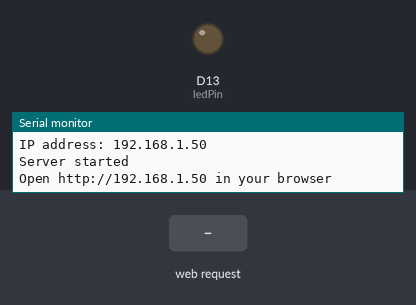
A program run on a simulated Arduino Uno R4 WiFi. Parts: output pins drawn as LEDs (lit = HIGH), the last lines printed to the serial monitor. The test bench sets the inputs (shaded band). WiFi joins after 1.5 s; servers stay silent unless stated.

Above: at 2.7 s.
2.8 s: HTTP request GET /led/on received
At 4.0 s:
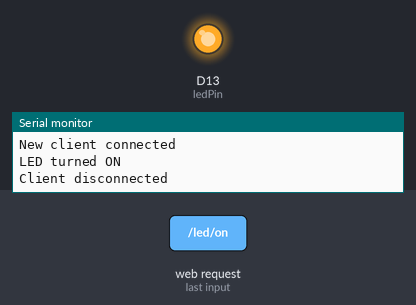
4.3 s: HTTP request GET /led/off received
At 5.3 s:
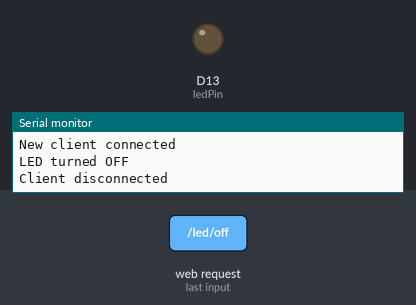
Timing chart, 0 to 7.3 s (numbered marks = the images above; inputs shaded):
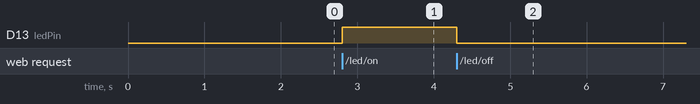

The program:

main.cpp
```cpp
/*
  Arduino Uno R4 WiFi - Simple Web Server Template

  This example creates a simple web server that:
  - Connects to WiFi
  - Serves a simple HTML page
  - Controls an LED via web interface

  Replace YOUR_SSID and YOUR_PASSWORD with your actual WiFi credentials
*/

#include <Arduino.h>
#include <WiFiS3.h>

// WiFi credentials - CHANGE THESE!
const char* ssid = "RobotHub";
const char* password = "robopass";

// Create WiFi server on port 80
WiFiServer server(80);

// LED pin (built-in LED)
const int ledPin = LED_BUILTIN;
bool ledState = false;

void setup() {
  // Initialize serial communication
  Serial.begin(9600);
  while (!Serial) {
    ; // Wait for serial port to connect
  }

  // Initialize LED pin
  pinMode(ledPin, OUTPUT);
  digitalWrite(ledPin, LOW);

  // Connect to WiFi
  Serial.print("Connecting to ");
  Serial.println(ssid);

  WiFi.begin(ssid, password);

  while (WiFi.status() != WL_CONNECTED) {
    delay(500);
    Serial.print(".");
  }

  Serial.println("");
  Serial.println("WiFi connected!");
  Serial.print("IP address: ");
  Serial.println(WiFi.localIP());

  // Start the server
  server.begin();
  Serial.println("Server started");
  Serial.print("Open http://");
  Serial.print(WiFi.localIP());
  Serial.println(" in your browser");
}

void loop() {
  // Listen for incoming clients
  WiFiClient client = server.available();

  if (client) {
    Serial.println("New client connected");
    String request = "";

    // Read the request
    while (client.connected()) {
      if (client.available()) {
        char c = client.read();
        request += c;

        // If we've reached the end of the line (received \n) and the request is complete
        if (c == '\n' && request.endsWith("\r\n\r\n")) {
          break;
        }
      }
    }

    // Process the request
    if (request.indexOf("GET /led/on") >= 0) {
      digitalWrite(ledPin, HIGH);
      ledState = true;
      Serial.println("LED turned ON");
    }
    else if (request.indexOf("GET /led/off") >= 0) {
      digitalWrite(ledPin, LOW);
      ledState = false;
      Serial.println("LED turned OFF");
    }

    // Send HTTP response
    client.println("HTTP/1.1 200 OK");
    client.println("Content-Type: text/html");
    client.println("Connection: close");
    client.println();

    // Send HTML page
    client.println("<!DOCTYPE HTML>");
    client.println("<html>");
    client.println("<head>");
    client.println("<title>Arduino Uno R4 WiFi Web Server</title>");
    client.println("<style>");
    client.println("body { font-family: Arial, sans-serif; margin: 40px; }");
    client.println(".button { display: inline-block; padding: 15px 25px; font-size: 16px; margin: 10px; text-decoration: none; border-radius: 5px; }");
    client.println(".button-on { background-color: #4CAF50; color: white; }");
    client.println(".button-off { background-color: #f44336; color: white; }");
    client.println(".status { font-size: 18px; margin: 20px 0; }");
    client.println("</style>");
    client.println("</head>");
    client.println("<body>");
    client.println("<h1>Arduino Uno R4 WiFi Web Server</h1>");
    client.println("<div class='status'>LED Status: <strong>" + String(ledState ? "ON" : "OFF") + "</strong></div>");
    client.println("<a href='/led/on' class='button button-on'>Turn LED ON</a>");
    client.println("<a href='/led/off' class='button button-off'>Turn LED OFF</a>");
    client.println("<hr>");
    client.println("<p>IP Address: " + WiFi.localIP().toString() + "</p>");
    client.println("<p>RSSI: " + String(WiFi.RSSI()) + " dBm</p>");
    client.println("</body>");
    client.println("</html>");

    // Close the connection
    client.stop();
    Serial.println("Client disconnected");
  }
}
```

Measured:
- after the input at 2.8 s, D13 (ledPin): LOW → HIGH at once
- after the input at 4.3 s, D13 (ledPin): HIGH → LOW at once
